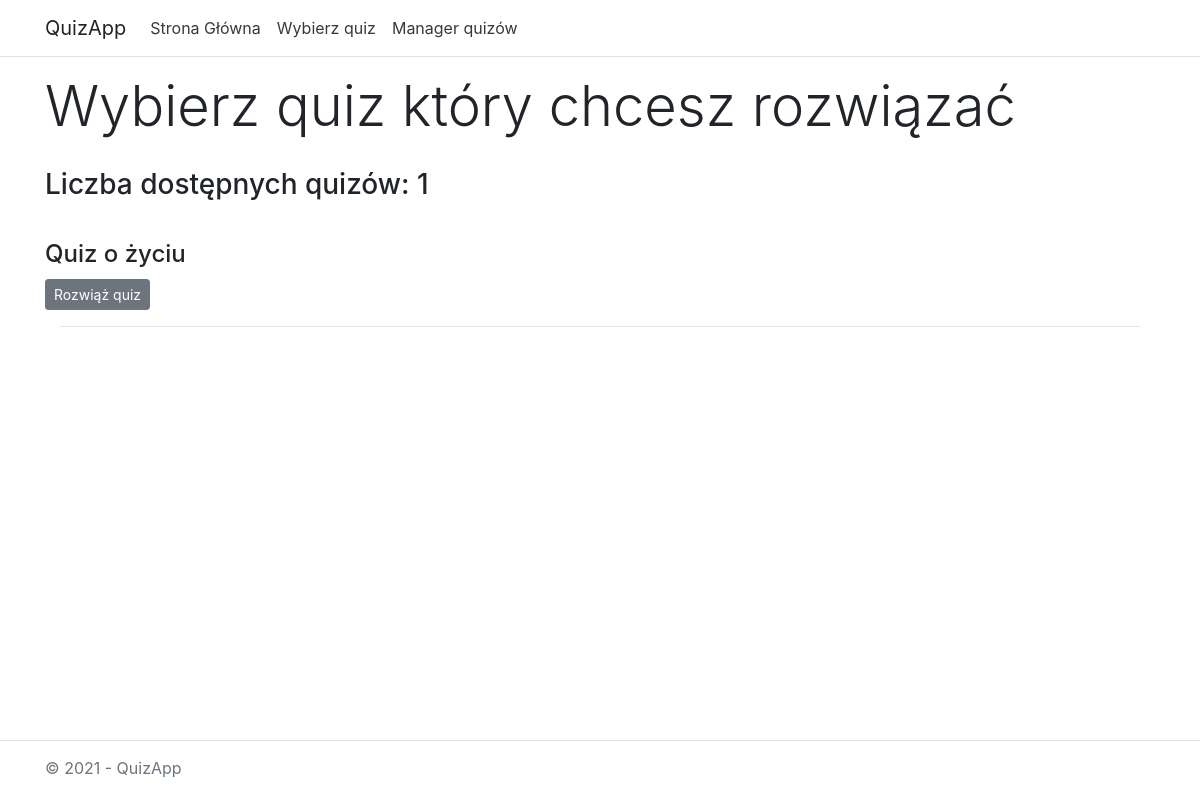
/quizzes/select/, run on an earlier commit of the app's database.
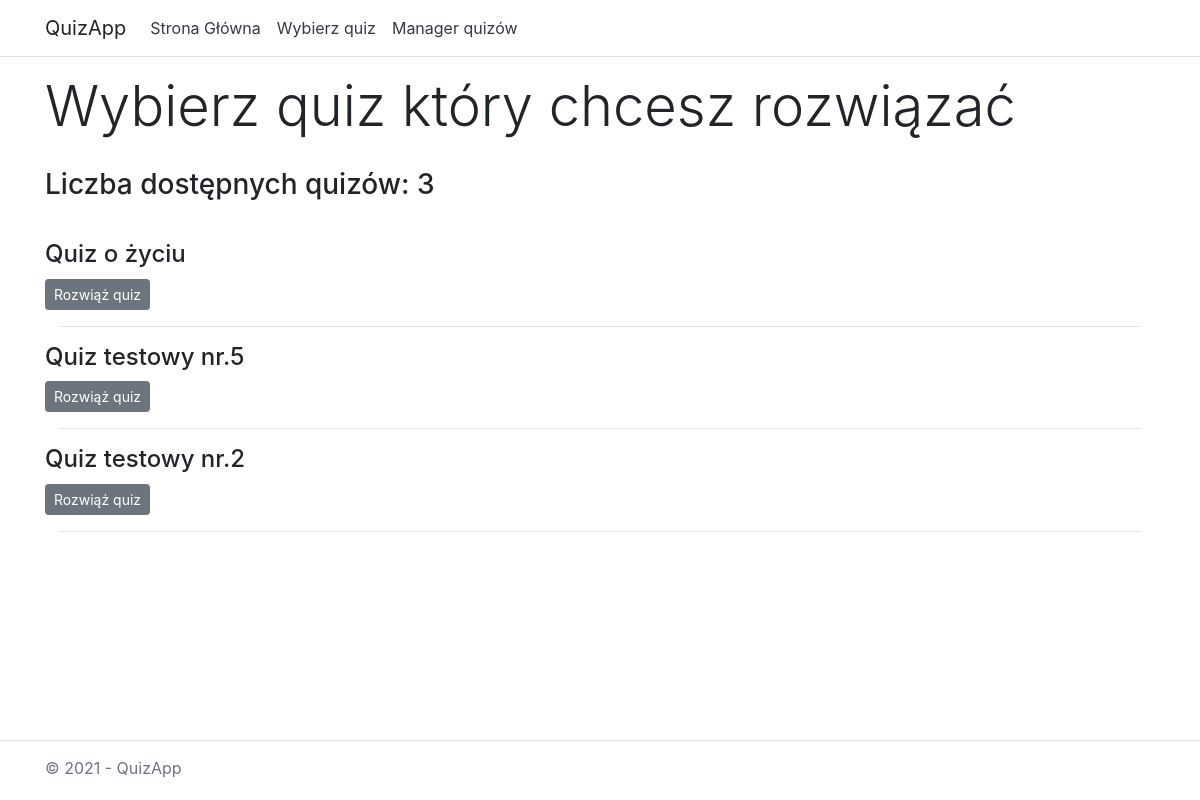
And on a later commit of the database.
### quizzes/models.py (models this page shows, shortened)
class Quiz(models.Model):
    title = models.CharField(max_length=64)

### quizzes/views.py (the view)
# urls.py: path('select/', views.select, name='select'),
def select(request):
    quizzes = Quiz.objects.all().filter(question__isnull=False,
                                        question__answer__isnull=False).distinct()
    ids_to_exclude = []
    for quiz in quizzes:
        valid_questions = Question.objects.all().filter(quiz_id=quiz.id, answer__is_true=True)
        all_questions = Question.objects.all().filter(quiz_id=quiz.id)
        if valid_questions.count() != all_questions.count():
            ids_to_exclude.append(quiz.id)
    for id_to_exclude in ids_to_exclude:
        quizzes = quizzes.exclude(id=id_to_exclude)
    template = loader.get_template('quizzes/select.html')
    context = {
        'quizzes': quizzes
    }
    return HttpResponse(template.render(context, request))

### quizzes/templates/quizzes/select.html (shortened to what this page needs)
{% load static %}
<!DOCTYPE html>
<html lang="en">
<head>
    <link rel="stylesheet" type="text/css" href="{% static 'quizzes/bootstrap.css' %}" />
</head>
<body>
    <header>
        <nav class="navbar navbar-expand-sm navbar-toggleable-sm navbar-light bg-white border-bottom box-shadow mb-3">
            <div class="container">
                <a class="navbar-brand" style="user-select: none" >QuizApp</a>
                <div class="navbar-collapse collapse d-sm-inline-flex justify-content-between">
                    <ul class="navbar-nav flex-grow-1">
                        <li class="nav-item">
                            <a href="/quizzes/" class="nav-link text-dark" >Strona Główna</a>
                        </li>
                        <li class="nav-item">
                            <a href="/quizzes/select" class="nav-link text-dark" >Wybierz quiz</a>
                        </li>
                        <li class="nav-item">
                            <a href="/quizzes/manage" class="nav-link text-dark" >Manager quizów</a>
                        </li>
                    </ul>
                </div>
            </div>
        </nav>
    </header>
    <div class="container" style="padding-bottom: 60px">
        <main role="main" class="pb-3">
            <div class="container">
                <div class="row">
                <h1 class="display-4">Wybierz quiz który chcesz rozwiązać</h1>
                </div>
                {% if quizzes %}
                <div class="row" style="margin-top: 20px; margin-bottom: 30px">
                    <h3>Liczba dostępnych quizów: {{ quizzes|length }}</h3>
                </div>
                {% for quiz in quizzes %}
                    <div class="row">
                        <div class="media">
                            <div class="media-body">
                                <h4 style="margin: 0">{{ quiz.title }}</h4>
                                <a href="{% url 'solve' quiz.id %}" class="btn btn-secondary btn-sm" role="button" style="margin-top: 10px; color:white">Rozwiąż quiz</a>
                            </div>
                        </div>
                    </div>
                    <hr>
                {% endfor %}
                {% else %}
                    <div class="row" style="margin-top: 30px">
                    <h3>Brak gotowych quizów w bazie danych</h3>
                    </div>
            {% endif %}
            </div>
        </main>
    </div>
    <div class="navbar-fixed-bottom" style="position: fixed; height: 60px; bottom: 0; width: 100%; user-select: none; z-index: 100; background-color: white">
    <footer class="border-top footer text-muted" >
        <div class="container" style="margin-top: 15px">
            &copy; 2021 - QuizApp
        </div>
    </footer>
    </div>
</body>
</html>

What changed in the data, as far as the page shows it:
now on this page (row unchanged): Quiz: title "Quiz testowy nr.5"
added Quiz: title "Quiz testowy nr.2"
Also different on the page:
{{ quizzes|length }}: "1" → "3"
